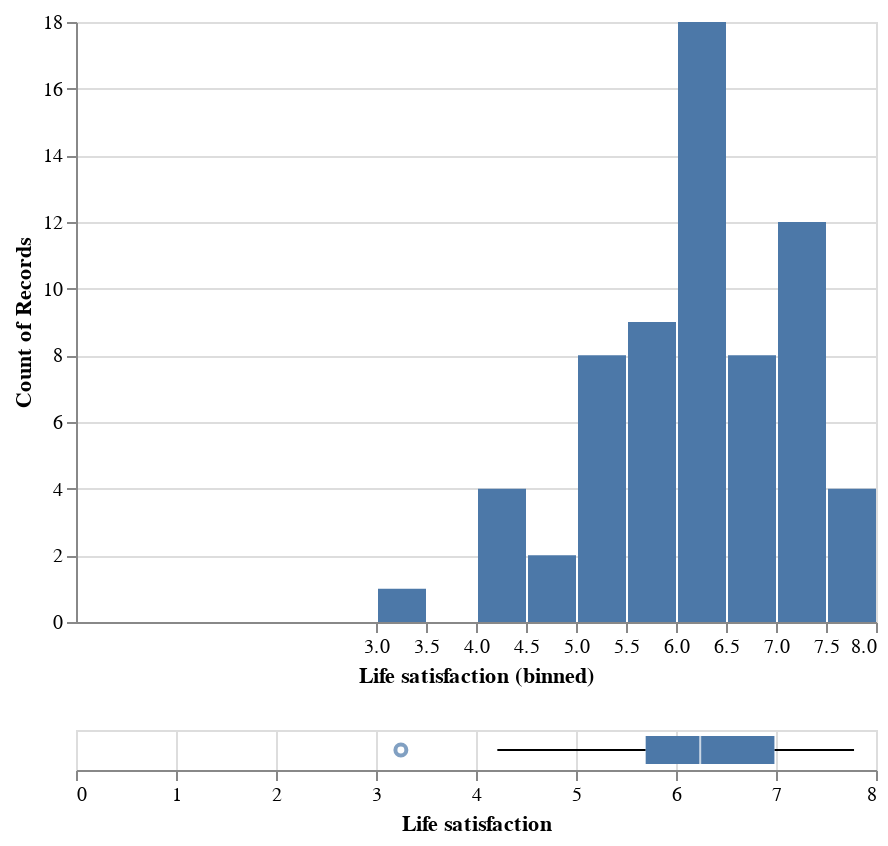

Notebook code cell kept with this figure:
### Markdown cell above
### Chart 2: Life satisfaction - distribution plot and boxplot

### Code cell
# By using distribution plot we can decide which technique we will use for dealing with missing values.
# Variable = Life satisfaction

hist1 = alt.Chart(df).mark_bar().encode(
    x=alt.X("Life satisfaction", 
            bin=alt.BinParams(maxbins=20), 
            scale=alt.Scale(zero=True)),
    y='count()',
)

box1 = alt.Chart(df).mark_boxplot().encode(
    x='Life satisfaction',
)

alt.vconcat(hist1, box1)

### Figure 1 — Vega-Lite specification as saved in the notebook (floating-point values rounded to 4 significant figures)
{"config": {"view": {"continuousWidth": 400, "continuousHeight": 300}}, "vconcat": [{"mark": "bar", "encoding": {"x": {"bin": {"maxbins": 20}, "field": "Life satisfaction", "scale": {"zero": true}, "type": "quantitative"}, "y": {"aggregate": "count", "type": "quantitative"}}}, {"mark": "boxplot", "encoding": {"x": {"field": "Life satisfaction", "type": "quantitative"}}}], "data": {"name": "data-7e5e1d31b7d7dfe3b746d19bb1e7c61c"}, "$schema": "https://vega.github.io/schema/vega-lite/v4.17.0.json", "datasets": {"data-7e5e1d31b7d7dfe3b746d19bb1e7c61c": [{"Continent": "Americas", "Country": "Argentina", "Code": "ARG", "Year": 2017, "Ø working hours": 1692.0, "GDP": 23270.0, "Population": 44054616, "Gini coefficient": 0.3408, "Life satisfaction": 6.086, "Productivity": 30.96, "Health expenditure": 2470.0}, {"Continent": "Oceania", "Country": "Australia", "Code": "AUS", "Year": 2017, "Ø working hours": 1731.0, "GDP": 52540.0, "Population": 24590336, "Gini coefficient": 0.3408, "Life satisfaction": 7.234, "Productivity": 60.34, "Health expenditure": 4716.0}, {"Continent": "Europe", "Country": "Austria", "Code": "AUT", "Year": 2017, "Ø working hours": 1613.0, "GDP": 51950.0, "Population": 8797497, "Gini coefficient": 0.2974, "Life satisfaction": 7.195, "Productivity": 64.78, "Health expenditure": 5641.0}, {"Continent": "Asia", "Country": "Bangladesh", "Code": "BGD", "Year": 2017, "Ø working hours": 2232.0, "GDP": 4113.0, "Population": 161793968, "Gini coefficient": 0.3408, "Life satisfaction": 5.114, "Productivity": 4.308, "Health expenditure": 101.2}, {"Continent": "Europe", "Country": "Belgium", "Code": "BEL", "Year": 2017, "Ø working hours": 1544.0, "GDP": 45150.0, "Population": 11384491, "Gini coefficient": 0.2739, "Life satisfaction": 6.772, "Productivity": 68.52, "Health expenditure": 5450.0}, {"Continent": "Americas", "Country": "Brazil", "Code": "BRA", "Year": 2017, "Ø working hours": 1709.0, "GDP": 14280.0, "Population": 208504960, "Gini coefficient": 0.5333, "Life satisfaction": 6.451, "Productivity": 19.19, "Health expenditure": 1376.0}, {"Continent": "Europe", "Country": "Bulgaria", "Code": "BGR", "Year": 2017, "Ø working hours": 1644.0, "GDP": 19580.0, "Population": 7182430, "Gini coefficient": 0.4038, "Life satisfaction": 5.108, "Productivity": 25.39, "Health expenditure": 1608.0}, {"Continent": "Asia", "Country": "Cambodia", "Code": "KHM", "Year": 2017, "Ø working hours": 2456.0, "GDP": 3951.0, "Population": 15830694, "Gini coefficient": 0.3408, "Life satisfaction": 4.998, "Productivity": 3.023, "Health expenditure": 224.8}, {"Continent": "Americas", "Country": "Canada", "Code": "CAN", "Year": 2017, "Ø working hours": 1696.0, "GDP": 48900.0, "Population": 36554344, "Gini coefficient": 0.3331, "Life satisfaction": 7.109, "Productivity": 56.26, "Health expenditure": 5209.0}, {"Continent": "Americas", "Country": "Chile", "Code": "CHL", "Year": 2017, "Ø working hours": 1974.0, "GDP": 22860.0, "Population": 18368582, "Gini coefficient": 0.4444, "Life satisfaction": 5.942, "Productivity": 27.26, "Health expenditure": 2219.0}, {"Continent": "Asia", "Country": "China", "Code": "CHN", "Year": 2017, "Ø working hours": 2174.0, "GDP": 13850.0, "Population": 1410275968, "Gini coefficient": 0.3908, "Life satisfaction": 5.144, "Productivity": 11.36, "Health expenditure": 706.4}, {"Continent": "Americas", "Country": "Colombia", "Code": "COL", "Year": 2017, "Ø working hours": 1998.0, "GDP": 13430.0, "Population": 48351668, "Gini coefficient": 0.4972, "Life satisfaction": 6.35, "Productivity": 15.63, "Health expenditure": 1088.0}, {"Continent": "Americas", "Country": "Costa Rica", "Code": "CRI", "Year": 2017, "Ø working hours": 2212.0, "GDP": 18130.0, "Population": 4993849, "Gini coefficient": 0.4835, "Life satisfaction": 6.998, "Productivity": 18.73, "Health expenditure": 1440.0}, {"Continent": "Europe", "Country": "Croatia", "Code": "HRV", "Year": 2017, "Ø working hours": 1835.0, "GDP": 25360.0, "Population": 4192468, "Gini coefficient": 0.3035, "Life satisfaction": 5.626, "Productivity": 33.16, "Health expenditure": 1804.0}, {"Continent": "Asia", "Country": "Cyprus", "Code": "CYP", "Year": 2017, "Ø working hours": 1784.0, "GDP": 31250.0, "Population": 1208527, "Gini coefficient": 0.3142, "Life satisfaction": 6.137, "Productivity": 42.59, "Health expenditure": 2533.0}, {"Continent": "Europe", "Country": "Czechia", "Code": "CZE", "Year": 2017, "Ø working hours": 1776.0, "GDP": 35580.0, "Population": 10531315, "Gini coefficient": 0.2485, "Life satisfaction": 6.242, "Productivity": 39.42, "Health expenditure": 2786.0}, {"Continent": "Europe", "Country": "Denmark", "Code": "DNK", "Year": 2017, "Ø working hours": 1400.0, "GDP": 51670.0, "Population": 5737286, "Gini coefficient": 0.2875, "Life satisfaction": 7.693, "Productivity": 72.54, "Health expenditure": 5573.0}, {"Continent": "Americas", "Country": "Ecuador", "Code": "ECU", "Year": 2017, "Ø working hours": 1701.0, "GDP": 11410.0, "Population": 16696947, "Gini coefficient": 0.4467, "Life satisfaction": 5.809, "Productivity": 15.32, "Health expenditure": 863.0}, {"Continent": "Europe", "Country": "Estonia", "Code": "EST", "Year": 2017, "Ø working hours": 1857.0, "GDP": 30980.0, "Population": 1317550, "Gini coefficient": 0.3036, "Life satisfaction": 6.035, "Productivity": 33.49, "Health expenditure": 2242.0}, {"Continent": "Europe", "Country": "Finland", "Code": "FIN", "Year": 2017, "Ø working hours": 1659.0, "GDP": 43830.0, "Population": 5508146, "Gini coefficient": 0.2738, "Life satisfaction": 7.78, "Productivity": 58.88, "Health expenditure": 4339.0}, {"Continent": "Europe", "Country": "France", "Code": "FRA", "Year": 2017, "Ø working hours": 1514.0, "GDP": 42820.0, "Population": 64144092, "Gini coefficient": 0.3163, "Life satisfaction": 6.69, "Productivity": 68.37, "Health expenditure": 5060.0}, {"Continent": "Europe", "Country": "Germany", "Code": "DEU", "Year": 2017, "Ø working hours": 1354.0, "GDP": 51250.0, "Population": 82624368, "Gini coefficient": 0.312, "Life satisfaction": 7.035, "Productivity": 69.85, "Health expenditure": 6028.0}, {"Continent": "Europe", "Country": "Greece", "Code": "GRC", "Year": 2017, "Ø working hours": 2017.0, "GDP": 26480.0, "Population": 10692230, "Gini coefficient": 0.3435, "Life satisfaction": 5.952, "Productivity": 33.36, "Health expenditure": 2326.0}, {"Continent": "Asia", "Country": "Hong Kong", "Code": "HKG", "Year": 2017, "Ø working hours": 2186.0, "GDP": 49930.0, "Population": 7461508, "Gini coefficient": 0.3408, "Life satisfaction": 5.659, "Productivity": 44.37, "Health expenditure": 2230.0}, {"Continent": "Europe", "Country": "Hungary", "Code": "HUN", "Year": 2017, "Ø working hours": 1937.0, "GDP": 26910.0, "Population": 9788940, "Gini coefficient": 0.3058, "Life satisfaction": 6.0, "Productivity": 33.06, "Health expenditure": 1989.0}, {"Continent": "Europe", "Country": "Iceland", "Code": "ISL", "Year": 2017, "Ø working hours": 1493.0, "GDP": 49840.0, "Population": 343641, "Gini coefficient": 0.2613, "Life satisfaction": 7.533, "Productivity": 59.13, "Health expenditure": 4763.0}, {"Continent": "Asia", "Country": "India", "Code": "IND", "Year": 2017, "Ø working hours": 2117.0, "GDP": 6188.0, "Population": 1354195712, "Gini coefficient": 0.3594, "Life satisfaction": 3.249, "Productivity": 8.01, "Health expenditure": 181.5}, {"Continent": "Asia", "Country": "Indonesia", "Code": "IDN", "Year": 2017, "Ø working hours": 2024.0, "GDP": 10640.0, "Population": 264498848, "Gini coefficient": 0.3879, "Life satisfaction": 5.347, "Productivity": 11.35, "Health expenditure": 317.6}, {"Continent": "Europe", "Country": "Ireland", "Code": "IRL", "Year": 2017, "Ø working hours": 1746.0, "GDP": 86810.0, "Population": 4771860, "Gini coefficient": 0.3136, "Life satisfaction": 7.255, "Productivity": 109.5, "Health expenditure": 5583.0}, {"Continent": "Asia", "Country": "Israel", "Code": "ISR", "Year": 2017, "Ø working hours": 1921.0, "GDP": 38980.0, "Population": 8309256, "Gini coefficient": 0.382, "Life satisfaction": 7.332, "Productivity": 41.02, "Health expenditure": 2992.0}, {"Continent": "Europe", "Country": "Italy", "Code": "ITA", "Year": 2017, "Ø working hours": 1723.0, "GDP": 40160.0, "Population": 60004024, "Gini coefficient": 0.3593, "Life satisfaction": 6.445, "Productivity": 56.27, "Health expenditure": 3617.0}, {"Continent": "Asia", "Country": "Japan", "Code": "JPN", "Year": 2017, "Ø working hours": 1738.0, "GDP": 39600.0, "Population": 126662464, "Gini coefficient": 0.3408, "Life satisfaction": 5.908, "Productivity": 42.42, "Health expenditure": 4398.0}, {"Continent": "Europe", "Country": "Latvia", "Code": "LVA", "Year": 2017, "Ø working hours": 1875.0, "GDP": 27160.0, "Population": 1954861, "Gini coefficient": 0.3557, "Life satisfaction": 5.97, "Productivity": 31.57, "Health expenditure": 1704.0}, {"Continent": "Europe", "Country": "Lithuania", "Code": "LTU", "Year": 2017, "Ø working hours": 1844.0, "GDP": 29830.0, "Population": 2904452, "Gini coefficient": 0.3729, "Life satisfaction": 6.064, "Productivity": 32.99, "Health expenditure": 2178.0}, {"Continent": "Europe", "Country": "Luxembourg", "Code": "LUX", "Year": 2017, "Ø working hours": 1519.0, "GDP": 90600.0, "Population": 596290, "Gini coefficient": 0.3452, "Life satisfaction": 7.404, "Productivity": 83.17, "Health expenditure": 5981.0}, {"Continent": "Asia", "Country": "Malaysia", "Code": "MYS", "Year": 2017, "Ø working hours": 2238.0, "GDP": 24160.0, "Population": 31975812, "Gini coefficient": 0.3408, "Life satisfaction": 5.428, "Productivity": 23.65, "Health expenditure": 987.6}, {"Continent": "Europe", "Country": "Malta", "Code": "MLT", "Year": 2017, "Ø working hours": 2040.0, "GDP": 35150.0, "Population": 479507, "Gini coefficient": 0.2923, "Life satisfaction": 6.733, "Productivity": 39.22, "Health expenditure": 3873.0}, {"Continent": "Americas", "Country": "Mexico", "Code": "MEX", "Year": 2017, "Ø working hours": 2255.0, "GDP": 18940.0, "Population": 122839256, "Gini coefficient": 0.3408, "Life satisfaction": 6.432, "Productivity": 21.02, "Health expenditure": 1076.0}, {"Continent": "Asia", "Country": "Myanmar", "Code": "MMR", "Year": 2017, "Ø working hours": 2438.0, "GDP": 4763.0, "Population": 52288344, "Gini coefficient": 0.307, "Life satisfaction": 4.434, "Productivity": 4.735, "Health expenditure": 214.6}, {"Continent": "Europe", "Country": "Netherlands", "Code": "NLD", "Year": 2017, "Ø working hours": 1430.0, "GDP": 54230.0, "Population": 17207204, "Gini coefficient": 0.2854, "Life satisfaction": 7.425, "Productivity": 70.62, "Health expenditure": 5603.0}, {"Continent": "Oceania", "Country": "New Zealand", "Code": "NZL", "Year": 2017, "Ø working hours": 1752.0, "GDP": 39730.0, "Population": 4746253, "Gini coefficient": 0.3408, "Life satisfaction": 7.205, "Productivity": 42.74, "Health expenditure": 3876.0}, {"Continent": "Africa", "Country": "Nigeria", "Code": "NGA", "Year": 2017, "Ø working hours": 1827.0, "GDP": 5061.0, "Population": 193495904, "Gini coefficient": 0.3408, "Life satisfaction": 4.356, "Productivity": 34.62, "Health expenditure": 194.8}, {"Continent": "Europe", "Country": "Norway", "Code": "NOR", "Year": 2017, "Ø working hours": 1417.0, "GDP": 69600.0, "Population": 5277396, "Gini coefficient": 0.2699, "Life satisfaction": 7.442, "Productivity": 96.85, "Health expenditure": 6631.0}, {"Continent": "Asia", "Country": "Pakistan", "Code": "PAK", "Year": 2017, "Ø working hours": 2096.0, "GDP": 4744.0, "Population": 216379648, "Gini coefficient": 0.3408, "Life satisfaction": 4.443, "Productivity": 8.322, "Health expenditure": 132.7}, {"Continent": "Americas", "Country": "Peru", "Code": "PER", "Year": 2017, "Ø working hours": 1932.0, "GDP": 11960.0, "Population": 31605488, "Gini coefficient": 0.4329, "Life satisfaction": 5.999, "Productivity": 10.75, "Health expenditure": 624.0}, {"Continent": "Asia", "Country": "Philippines", "Code": "PHL", "Year": 2017, "Ø working hours": 2149.0, "GDP": 7858.0, "Population": 106738496, "Gini coefficient": 0.3408, "Life satisfaction": 6.268, "Productivity": 9.45, "Health expenditure": 321.6}, {"Continent": "Europe", "Country": "Poland", "Code": "POL", "Year": 2017, "Ø working hours": 2028.0, "GDP": 29050.0, "Population": 38532816, "Gini coefficient": 0.303, "Life satisfaction": 6.242, "Productivity": 33.66, "Health expenditure": 1972.0}, {"Continent": "Europe", "Country": "Portugal", "Code": "PRT", "Year": 2017, "Ø working hours": 1863.0, "GDP": 30430.0, "Population": 10307528, "Gini coefficient": 0.338, "Life satisfaction": 6.095, "Productivity": 34.62, "Health expenditure": 3072.0}, {"Continent": "Europe", "Country": "Romania", "Code": "ROU", "Year": 2017, "Ø working hours": 1806.0, "GDP": 25420.0, "Population": 19698852, "Gini coefficient": 0.3602, "Life satisfaction": 6.13, "Productivity": 32.27, "Health expenditure": 1399.0}, {"Continent": "Europe", "Country": "Russia", "Code": "RUS", "Year": 2017, "Ø working hours": 1974.0, "GDP": 26800.0, "Population": 145452544, "Gini coefficient": 0.3724, "Life satisfaction": 5.441, "Productivity": 27.45, "Health expenditure": 1406.0}, {"Continent": "Asia", "Country": "Singapore", "Code": "SGP", "Year": 2017, "Ø working hours": 2238.0, "GDP": 81440.0, "Population": 5764489, "Gini coefficient": 0.3408, "Life satisfaction": 6.378, "Productivity": 54.3, "Health expenditure": 4091.0}, {"Continent": "Europe", "Country": "Slovakia", "Code": "SVK", "Year": 2017, "Ø working hours": 1745.0, "GDP": 26470.0, "Population": 5439418, "Gini coefficient": 0.2324, "Life satisfaction": 6.243, "Productivity": 35.17, "Health expenditure": 2038.0}, {"Continent": "Europe", "Country": "Slovenia", "Code": "SVN", "Year": 2017, "Ø working hours": 1655.0, "GDP": 31590.0, "Population": 2098396, "Gini coefficient": 0.2422, "Life satisfaction": 6.665, "Productivity": 40.55, "Health expenditure": 2998.0}, {"Continent": "Africa", "Country": "South Africa", "Code": "ZAF", "Year": 2017, "Ø working hours": 2209.0, "GDP": 12740.0, "Population": 56641208, "Gini coefficient": 0.3408, "Life satisfaction": 5.035, "Productivity": 18.05, "Health expenditure": 1108.0}, {"Continent": "Asia", "Country": "South Korea", "Code": "KOR", "Year": 2017, "Ø working hours": 2063.0, "GDP": 40880.0, "Population": 51511640, "Gini coefficient": 0.3408, "Life satisfaction": 5.903, "Productivity": 39.08, "Health expenditure": 2926.0}, {"Continent": "Europe", "Country": "Spain", "Code": "ESP", "Year": 2017, "Ø working hours": 1686.0, "GDP": 38930.0, "Population": 46584168, "Gini coefficient": 0.3465, "Life satisfaction": 6.457, "Productivity": 56.06, "Health expenditure": 3557.0}, {"Continent": "Asia", "Country": "Sri Lanka", "Code": "LKA", "Year": 2017, "Ø working hours": 1924.0, "GDP": 12730.0, "Population": 21506816, "Gini coefficient": 0.3408, "Life satisfaction": 4.213, "Productivity": 17.05, "Health expenditure": 459.2}, {"Continent": "Europe", "Country": "Sweden", "Code": "SWE", "Year": 2017, "Ø working hours": 1609.0, "GDP": 52030.0, "Population": 10058191, "Gini coefficient": 0.2877, "Life satisfaction": 7.398, "Productivity": 64.34, "Health expenditure": 5656.0}, {"Continent": "Europe", "Country": "Switzerland", "Code": "CHE", "Year": 2017, "Ø working hours": 1590.0, "GDP": 73620.0, "Population": 8451688, "Gini coefficient": 0.3268, "Life satisfaction": 7.694, "Productivity": 80.59, "Health expenditure": 7990.0}, {"Continent": "Asia", "Country": "Taiwan", "Code": "TWN", "Year": 2017, "Ø working hours": 1990.0, "GDP": 45380.0, "Population": 23665028, "Gini coefficient": 0.3408, "Life satisfaction": 6.537, "Productivity": 45.0, "Health expenditure": 2230.0}, {"Continent": "Asia", "Country": "Thailand", "Code": "THA", "Year": 2017, "Ø working hours": 2185.0, "GDP": 16670.0, "Population": 70898208, "Gini coefficient": 0.3653, "Life satisfaction": 6.022, "Productivity": 14.75, "Health expenditure": 669.6}, {"Continent": "Asia", "Country": "Turkey", "Code": "TUR", "Year": 2017, "Ø working hours": 1832.0, "GDP": 26610.0, "Population": 82089824, "Gini coefficient": 0.4141, "Life satisfaction": 4.872, "Productivity": 41.8, "Health expenditure": 1167.0}, {"Continent": "Europe", "Country": "United Kingdom", "Code": "GBR", "Year": 2017, "Ø working hours": 1670.0, "GDP": 44090.0, "Population": 66064808, "Gini coefficient": 0.3515, "Life satisfaction": 7.157, "Productivity": 54.68, "Health expenditure": 4516.0}, {"Continent": "Americas", "Country": "United States", "Code": "USA", "Year": 2017, "Ø working hours": 1757.0, "GDP": 60120.0, "Population": 329791232, "Gini coefficient": 0.4118, "Life satisfaction": 6.944, "Productivity": 71.64, "Health expenditure": 10100.0}, {"Continent": "Americas", "Country": "Uruguay", "Code": "URY", "Year": 2017, "Ø working hours": 1552.0, "GDP": 20620.0, "Population": 3422205, "Gini coefficient": 0.3946, "Life satisfaction": 6.6, "Productivity": 28.3, "Health expenditure": 2030.0}, {"Continent": "Asia", "Country": "Vietnam", "Code": "VNM", "Year": 2017, "Ø working hours": 2170.0, "GDP": 6842.0, "Population": 94033048, "Gini coefficient": 0.3408, "Life satisfaction": 5.467, "Productivity": 5.653, "Health expenditure": 424.0}]}}
